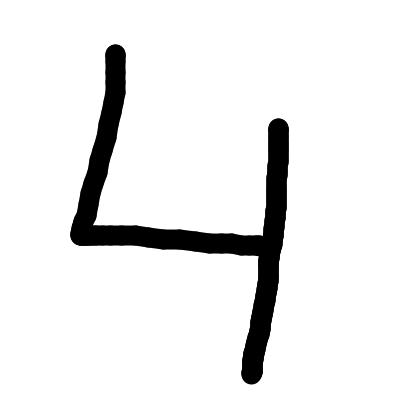
#> input picture ipynb-and-csv files/Logisticreg/four.png, 400 x 400 px
$ jupyter execute 'Handwritten Digts.ipynb'
#> lines starting #> are read from the running program, lines starting #| are printed output that depends on the picture
### Use the model to Identify your Own Hand-Written Digit :

[cell 1]
from PIL import Image, ImageOps
from sklearn.datasets import load_digits
from sklearn.model_selection import train_test_split
from sklearn.linear_model import LogisticRegression

import numpy as np
import matplotlib.pyplot as plt

import warnings
warnings.filterwarnings('ignore')

[cell 2]
digits = load_digits()

[cell 3]
img = Image.open('four.png').convert('L')
img

[cell 4]
# Resize the image to 8x8 pixels
img_resized = img.resize((8, 8))
img_resized

[cell 5]
#invert the colors, black to white and white to black
img_inv = ImageOps.invert(img_resized)
img_inv

[cell 6]
plt.matshow(img_inv)
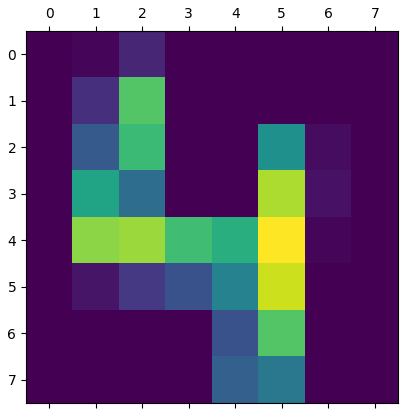
#> figure drawn by matplotlib, 1 panel

[cell 7]
#convert image into an array - gives 2D array
arr = np.array(img_inv)
arr

[cell 8]
#convert above 2D into 1D array for prediction
arr1 = arr.flatten()
#> arr1 = 64 values, max 120 at index 37, min 0 at index 0, mean 22.31
arr1
#> Out has the same summary as arr1

[cell 9]
x_train, x_test, y_train, y_test = train_test_split(digits.data, digits.target, test_size=0.3)
model = LogisticRegression()
model.fit(x_train, y_train)

[cell 10]
model.predict([arr1])
#> Out = [4]
